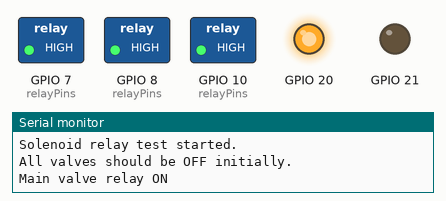
Recording of a sketch running on a simulated Seeed XIAO ESP32-C3. On the bench: switched loads named in the sketch (green lamp = pin HIGH), output pins drawn as LEDs (lit = HIGH), the last lines printed to the serial monitor.

Above: at 1.0 s.
At 4.5 s:
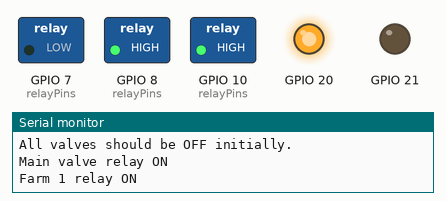
At 8.0 s:
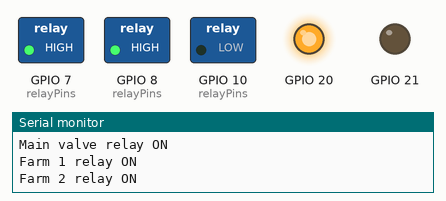
At 11.5 s:
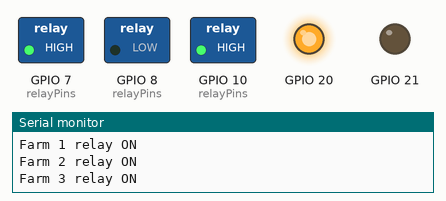
At 15.0 s:
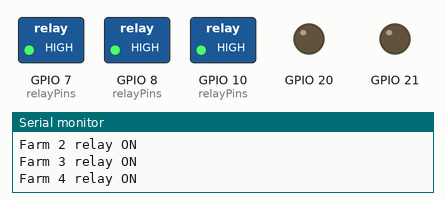
At 17.0 s:
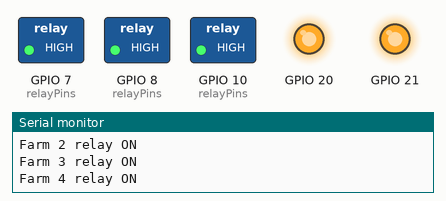
Timing chart, 0 to 23.4 s (numbered marks = the images above):
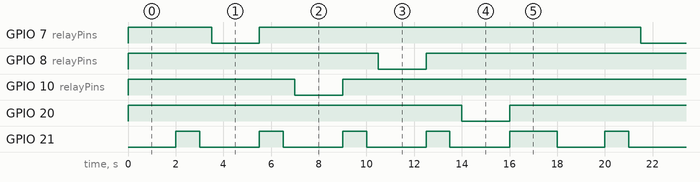

The sketch:

Stacker_xiaoc31.ino
```cpp
// XIAO ESP32-C3
// 8-channel relay module
// 5 solenoid valve outputs

// Relay pin assignments
const int MAIN_VALVE = D6;
const int FARM1_VALVE = D5;
const int FARM2_VALVE = D10;
const int FARM3_VALVE = D8;
const int FARM4_VALVE = D7;

// Most relay modules are active-LOW.
// Change to false if your relay module is active-HIGH.
const bool RELAY_ACTIVE_LOW = true;

const int relayPins[] = {
  MAIN_VALVE,
  FARM1_VALVE,
  FARM2_VALVE,
  FARM3_VALVE,
  FARM4_VALVE
};

const int RELAY_COUNT = 5;

void setRelay(int pin, bool on) {
  if (RELAY_ACTIVE_LOW) {
    digitalWrite(pin, on ? LOW : HIGH);
  } else {
    digitalWrite(pin, on ? HIGH : LOW);
  }
}

void allRelaysOff() {
  for (int i = 0; i < RELAY_COUNT; i++) {
    setRelay(relayPins[i], false);
  }
}

void setup() {
  Serial.begin(115200);

  // Set all outputs OFF.
  for (int i = 0; i < RELAY_COUNT; i++) {
    digitalWrite(
      relayPins[i],
      RELAY_ACTIVE_LOW ? HIGH : LOW
    );
    pinMode(relayPins[i], OUTPUT);
  }

  allRelaysOff();

  Serial.println("Solenoid relay test started.");
  Serial.println("All valves should be OFF initially.");
}

void loop() {
  // Test main valve
  Serial.println("Main valve relay ON");
  setRelay(MAIN_VALVE, true);
  delay(2000);
  setRelay(MAIN_VALVE, false);
  delay(1000);

  // Test Farm 1
  Serial.println("Farm 1 relay ON");
  setRelay(MAIN_VALVE, true);
  delay(500);
  setRelay(FARM1_VALVE, true);
  delay(2000);
  setRelay(FARM1_VALVE, false);
  setRelay(MAIN_VALVE, false);
  delay(1000);

  // Test Farm 2
  Serial.println("Farm 2 relay ON");
  setRelay(MAIN_VALVE, true);
  delay(500);
  setRelay(FARM2_VALVE, true);
  delay(2000);
  setRelay(FARM2_VALVE, false);
  setRelay(MAIN_VALVE, false);
  delay(1000);

  // Test Farm 3
  Serial.println("Farm 3 relay ON");
  setRelay(MAIN_VALVE, true);
  delay(500);
  setRelay(FARM3_VALVE, true);
  delay(2000);
  setRelay(FARM3_VALVE, false);
  setRelay(MAIN_VALVE, false);
  delay(1000);

  // Test Farm 4
  Serial.println("Farm 4 relay ON");
  setRelay(MAIN_VALVE, true);
  delay(500);
  setRelay(FARM4_VALVE, true);
  delay(2000);
  setRelay(FARM4_VALVE, false);
  setRelay(MAIN_VALVE, false);
  delay(2000);
}
```

Measured:
- by itself, GPIO 7 (relayPins), GPIO 8 (relayPins), GPIO 10 (relayPins), GPIO 20: alternates HIGH for 16.0 s and LOW for 2.0 s
- by itself, GPIO 21: repeats every 18.0 s: 3 × (LOW 2.5 s, HIGH 1.0 s), LOW 2.5 s, HIGH 2.0 s, LOW 2.0 s, HIGH 1.0 s
- by itself, everything shown: repeats every 18.0 s, in 14 steps
